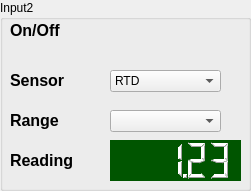
   <widget class="QGroupBox" name="groupBox_4">
    <property name="geometry">
     <rect>
      <x>740</x>
      <y>430</y>
      <width>251</width>
      <height>191</height>
     </rect>
    </property>
    <property name="title">
     <string>Input2</string>
    </property>
    <widget class="QLabel" name="label_45">
     <property name="geometry">
      <rect>
       <x>10</x>
       <y>110</y>
       <width>59</width>
       <height>21</height>
      </rect>
     </property>
     <property name="text">
      <string>&lt;html&gt;&lt;head/&gt;&lt;body&gt;&lt;p&gt;&lt;span style=&quot; font-size:12pt; font-weight:600;&quot;&gt;Range&lt;/span&gt;&lt;/p&gt;&lt;/body&gt;&lt;/html&gt;</string>
     </property>
    </widget>
    <widget class="QLabel" name="label_46">
     <property name="geometry">
      <rect>
       <x>10</x>
       <y>70</y>
       <width>71</width>
       <height>21</height>
      </rect>
     </property>
     <property name="text">
      <string>&lt;html&gt;&lt;head/&gt;&lt;body&gt;&lt;p&gt;&lt;span style=&quot; font-size:12pt; font-weight:600;&quot;&gt;Sensor&lt;/span&gt;&lt;/p&gt;&lt;/body&gt;&lt;/html&gt;</string>
     </property>
    </widget>
    <widget class="QComboBox" name="comboBox_15">
     <property name="geometry">
      <rect>
       <x>110</x>
       <y>70</y>
       <width>111</width>
       <height>22</height>
      </rect>
     </property>
     <property name="currentIndex">
      <number>2</number>
     </property>
     <item>
      <property name="text">
       <string>Diode</string>
      </property>
     </item>
     <item>
      <property name="text">
       <string>ROX</string>
      </property>
     </item>
     <item>
      <property name="text">
       <string>RTD</string>
      </property>
     </item>
     <item>
      <property name="text">
       <string>Therm</string>
      </property>
     </item>
    </widget>
    <widget class="QLabel" name="label_47">
     <property name="geometry">
      <rect>
       <x>10</x>
       <y>20</y>
       <width>71</width>
       <height>21</height>
      </rect>
     </property>
     <property name="text">
      <string>&lt;html&gt;&lt;head/&gt;&lt;body&gt;&lt;p&gt;&lt;span style=&quot; font-size:12pt; font-weight:600;&quot;&gt;On/Off&lt;/span&gt;&lt;/p&gt;&lt;/body&gt;&lt;/html&gt;</string>
     </property>
    </widget>
    <widget class="QPushButton" name="out2mode_6">
     <property name="geometry">
      <rect>
       <x>110</x>
       <y>20</y>
       <width>61</width>
       <height>31</height>
      </rect>
     </property>
     <property name="styleSheet">
      <string notr="true">border-top: 3px transparent;
            border-bottom: 3px transparent;
            border-right: 10px transparent;
            border-left: 10px transparent;</string>
     </property>
     <property name="text">
      <string/>
     </property>
     <property name="icon">
      <iconset>
       <normaloff>:/on-off.jpg</normaloff>:/on-off.jpg</iconset>
     </property>
     <property name="iconSize">
      <size>
       <width>81</width>
       <height>31</height>
      </size>
     </property>
    </widget>
    <widget class="QComboBox" name="comboBox_16">
     <property name="geometry">
      <rect>
       <x>110</x>
       <y>110</y>
       <width>111</width>
       <height>22</height>
      </rect>
     </property>
    </widget>
    <widget class="QLabel" name="label_69">
     <property name="geometry">
      <rect>
       <x>10</x>
       <y>150</y>
       <width>81</width>
       <height>21</height>
      </rect>
     </property>
     <property name="text">
      <string>&lt;html&gt;&lt;head/&gt;&lt;body&gt;&lt;p&gt;&lt;span style=&quot; font-size:12pt; font-weight:600;&quot;&gt;Reading&lt;/span&gt;&lt;/p&gt;&lt;/body&gt;&lt;/html&gt;</string>
     </property>
    </widget>
    <widget class="QLCDNumber" name="lcdNumber_2">
     <property name="geometry">
      <rect>
       <x>110</x>
       <y>140</y>
       <width>131</width>
       <height>41</height>
      </rect>
     </property>
     <property name="font">
      <font>
       <family>Century Schoolbook L</family>
       <pointsize>14</pointsize>
       <weight>75</weight>
       <bold>true</bold>
       <strikeout>true</strikeout>
      </font>
     </property>
     <property name="autoFillBackground">
      <bool>false</bool>
     </property>
     <property name="styleSheet">
      <string notr="true">color: white; 
    background-color: rgb(0, 85, 0);</string>
     </property>
     <property name="frameShape">
      <enum>QFrame::NoFrame</enum>
     </property>
     <property name="frameShadow">
      <enum>QFrame::Raised</enum>
     </property>
     <property name="smallDecimalPoint">
      <bool>true</bool>
     </property>
     <property name="value" stdset="0">
      <double>1.230000000000000</double>
     </property>
    </widget>
   </widget>
